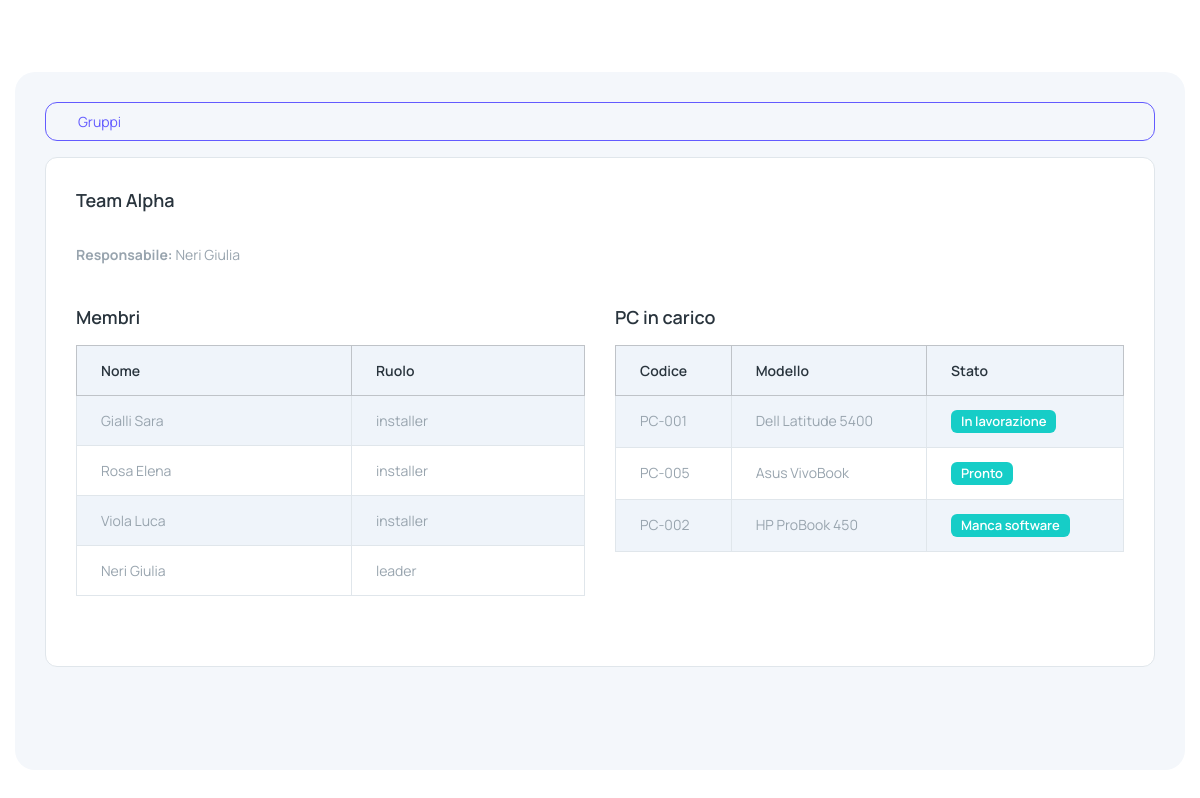
/work-groups/1 (signed in), run on the app's committed database.
### tables this page shows
CREATE TABLE IF NOT EXISTS work_groups (
  id INT AUTO_INCREMENT PRIMARY KEY,
  name VARCHAR(120) NOT NULL,
  leader_student_id INT NOT NULL,
  created_at TIMESTAMP NOT NULL DEFAULT CURRENT_TIMESTAMP,
  updated_at TIMESTAMP NULL DEFAULT NULL ON UPDATE CURRENT_TIMESTAMP,
  CONSTRAINT fk_work_groups_leader FOREIGN KEY (leader_student_id) REFERENCES students(id) ON DELETE RESTRICT ON UPDATE CASCADE
);

CREATE TABLE IF NOT EXISTS students (
  id INT AUTO_INCREMENT PRIMARY KEY,
  first_name VARCHAR(100) NOT NULL,
  last_name VARCHAR(100) NOT NULL,
  email VARCHAR(190) NOT NULL UNIQUE,
  password_hash VARCHAR(255) NOT NULL,
  role ENUM('admin','student') NOT NULL DEFAULT 'student',
  active TINYINT(1) NOT NULL DEFAULT 1,
  created_at TIMESTAMP NOT NULL DEFAULT CURRENT_TIMESTAMP,
  updated_at TIMESTAMP NULL DEFAULT NULL ON UPDATE CURRENT_TIMESTAMP
);

CREATE TABLE IF NOT EXISTS group_members (
  id INT AUTO_INCREMENT PRIMARY KEY,
  group_id INT NOT NULL,
  student_id INT NOT NULL,
  role ENUM('leader','installer') NOT NULL DEFAULT 'installer',
  joined_at TIMESTAMP NOT NULL DEFAULT CURRENT_TIMESTAMP,
  UNIQUE KEY uq_group_member (group_id, student_id),
  CONSTRAINT fk_group_members_group FOREIGN KEY (group_id) REFERENCES work_groups(id) ON DELETE CASCADE ON UPDATE CASCADE,
  CONSTRAINT fk_group_members_student FOREIGN KEY (student_id) REFERENCES students(id) ON DELETE RESTRICT ON UPDATE CASCADE
);

CREATE TABLE IF NOT EXISTS laptops (
  id INT AUTO_INCREMENT PRIMARY KEY,
  code VARCHAR(60) NOT NULL UNIQUE,
  brand_model VARCHAR(150) NOT NULL,
  cpu VARCHAR(120) NULL,
  ram VARCHAR(60) NULL,
  storage VARCHAR(120) NULL,
  screen VARCHAR(120) NULL,
  tech_notes TEXT NULL,
  scratches TEXT NULL,
  physical_condition VARCHAR(120) NULL,
  battery VARCHAR(120) NULL,
  condition_level ENUM('excellent','very_good','good','average','fair','poor') NOT NULL DEFAULT 'good',
  office_license VARCHAR(120) NULL,
  windows_license VARCHAR(120) NULL,
  other_software_request TEXT NULL,
  status ENUM('in_progress','ready','missing_office','missing_software','to_check','delivered') NOT NULL DEFAULT 'in_progress',
  customer_id INT NULL,
  group_id INT NULL,
  last_operator_student_id INT NULL,
  created_at TIMESTAMP NOT NULL DEFAULT CURRENT_TIMESTAMP,
  updated_at TIMESTAMP NULL DEFAULT NULL ON UPDATE CURRENT_TIMESTAMP,
  CONSTRAINT fk_laptops_customer FOREIGN KEY (customer_id) REFERENCES customers(id) ON DELETE SET NULL ON UPDATE CASCADE,
  CONSTRAINT fk_laptops_group FOREIGN KEY (group_id) REFERENCES work_groups(id) ON DELETE SET NULL ON UPDATE CASCADE,
  CONSTRAINT fk_laptops_last_operator FOREIGN KEY (last_operator_student_id) REFERENCES students(id) ON DELETE SET NULL ON UPDATE CASCADE
);

### app/core/Helpers.php (called while the page is built, shortened)
<?php
class Helpers {
  public static function view($template, $data = []) { extract($data); require __DIR__ . '/../views/layout.php'; }
}

### app/controllers/WorkGroupController.php (called while the page is built, shortened)
<?php
class WorkGroupController {
  public function show($id) {
    $wg = new WorkGroup();
    $group = $wg->find($id);
    $members = $wg->members($id);
    $laptops = $wg->laptops($id);
    Helpers::view('work_groups/show', ['title'=>'Gruppo','group'=>$group,'members'=>$members,'laptops'=>$laptops]);
  }
}

### public/index.php (called while the page is built, shortened)
<?php
spl_autoload_register(function($class){
  $prefix = 'App\\';
  $path = __DIR__ . '/../app/' . str_replace('\\', '/', substr($class, strlen($prefix))) . '.php';
});
$router = new Router();
$router->get('/login', [AuthController::class,'loginForm']);
$router->post('/login', [AuthController::class,'login']);
$router->get('/logout', [AuthController::class,'logout']);
$router->get('/', function(){
  if (!Auth::check()) { Helpers::redirect('/login'); }
  $pdo = DB::conn();
  $counts = [];
  $counts['laptops_total'] = (int)$pdo->query('SELECT COUNT(*) c FROM laptops')->fetch()['c'];
  foreach (['ready','in_progress','missing_software','to_check','delivered'] as $st) {
    $stc = $pdo->prepare('SELECT COUNT(*) c FROM laptops WHERE status=?');
    $stc->execute([$st]);
    $counts[$st] = (int)$stc->fetch()['c'];
  }
  $counts['customers_total'] = (int)$pdo->query('SELECT COUNT(*) c FROM customers')->fetch()['c'];
  $counts['students_total'] = (int)$pdo->query('SELECT COUNT(*) c FROM students')->fetch()['c'];
  $counts['groups_total'] = (int)$pdo->query('SELECT COUNT(*) c FROM work_groups')->fetch()['c'];
  Helpers::view('dashboard', ['title'=>'Dashboard','counts'=>$counts]);
});
$router->get('/laptops', [LaptopController::class,'index']);
$router->get('/laptops/export', [LaptopController::class,'export']);
$router->post('/laptops/import', [LaptopController::class,'import']);
$router->get('/laptops/create', [LaptopController::class,'createForm']);
$router->post('/laptops', [LaptopController::class,'store']);
$router->get('/laptops/{id}', [LaptopController::class,'show']);
$router->get('/laptops/{id}/edit', [LaptopController::class,'editForm']);
$router->post('/laptops/{id}/update', [LaptopController::class,'update']);
$router->post('/laptops/{id}/delete', [LaptopController::class,'delete']);
$router->get('/customers', [CustomerController::class,'index']);
$router->get('/customers/export', [CustomerController::class,'export']);
$router->post('/customers/import', [CustomerController::class,'import']);
$router->get('/customers/create', [CustomerController::class,'createForm']);
$router->post('/customers', [CustomerController::class,'store']);
$router->get('/customers/{id}', [CustomerController::class,'show']);
$router->get('/customers/{id}/edit', [CustomerController::class,'editForm']);
$router->post('/customers/{id}/update', [CustomerController::class,'update']);
$router->post('/customers/{id}/delete', [CustomerController::class,'delete']);
$router->get('/students', [StudentController::class,'index']);
$router->get('/students/export', [StudentController::class,'export']);
$router->post('/students/import', [StudentController::class,'import']);
$router->get('/students/create', [StudentController::class,'createForm']);
$router->post('/students', [StudentController::class,'store']);
$router->get('/students/{id}/edit', [StudentController::class,'editForm']);
$router->post('/students/{id}/update', [StudentController::class,'update']);
$router->post('/students/{id}/delete', [StudentController::class,'delete']);
$router->get('/work-groups', [WorkGroupController::class,'index']);
$router->get('/work-groups/create', [WorkGroupController::class,'createForm']);
$router->post('/work-groups', [WorkGroupController::class,'store']);
$router->get('/work-groups/{id}', [WorkGroupController::class,'show']);
$router->get('/work-groups/{id}/edit', [WorkGroupController::class,'editForm']);
$router->post('/work-groups/{id}/update', [WorkGroupController::class,'update']);
$router->post('/work-groups/{id}/add-member', [WorkGroupController::class,'addMember']);
$router->post('/work-groups/{id}/remove-member', [WorkGroupController::class,'removeMember']);
$router->get('/work-groups/export', [WorkGroupController::class,'export']);
$router->post('/work-groups/import', [WorkGroupController::class,'import']);
$router->post('/work-groups/{id}/delete', [WorkGroupController::class,'delete']);
$router->get('/payments', [PaymentController::class,'index']);
$router->get('/payments/create', [PaymentController::class,'createForm']);
$router->post('/payments', [PaymentController::class,'store']);
$router->get('/payments/{id}/edit', [PaymentController::class,'editForm']);
$router->post('/payments/{id}/update', [PaymentController::class,'update']);
$router->post('/payments/{id}/delete', [PaymentController::class,'delete']);
$router->get('/logs', [LogsController::class,'index']);
$router->get('/software', [SoftwareController::class,'index']);
$router->get('/software/create', [SoftwareController::class,'createForm']);
$router->post('/software', [SoftwareController::class,'store']);
$router->get('/software/{id}/edit', [SoftwareController::class,'editForm']);
$router->post('/software/{id}/update', [SoftwareController::class,'update']);
$router->post('/software/{id}/delete', [SoftwareController::class,'delete']);
$router->dispatch();

### app/core/DB.php (called while the page is built, shortened)
<?php
class DB {
  private static $pdo;
  public static function conn() {
    if (!self::$pdo) {
      $config = require __DIR__ . '/../config.php';
      $host = $config['db']['host'];
      $port = $config['db']['port'];
      $name = $config['db']['name'];
      $charset = $config['db']['charset'];
      $dsn = "mysql:host={$host};port={$port};dbname={$name};charset={$charset}";
      $user = $config['db']['user'];
      $pass = $config['db']['pass'];
      self::$pdo = new PDO($dsn, $user, $pass, [
        PDO::ATTR_ERRMODE => PDO::ERRMODE_EXCEPTION,
        PDO::ATTR_DEFAULT_FETCH_MODE => PDO::FETCH_ASSOC,
      ]);
    }
    return self::$pdo;
  }
}

### app/models/Model.php (called while the page is built, shortened)
<?php
class Model {
  public function __construct() { $this->pdo = DB::conn(); }
}

### app/models/WorkGroup.php (called while the page is built, shortened)
<?php
class WorkGroup extends Model {
  public function find($id) {
    $st = $this->pdo->prepare('SELECT wg.*, s.first_name AS leader_first_name, s.last_name AS leader_last_name FROM work_groups wg JOIN students s ON wg.leader_student_id=s.id WHERE wg.id=?');
    $st->execute([$id]);
    return $st->fetch();
  }
  public function members($id) {
    $st = $this->pdo->prepare('SELECT gm.*, st.first_name, st.last_name, st.email FROM group_members gm JOIN students st ON gm.student_id=st.id WHERE gm.group_id=? ORDER BY gm.role DESC, st.last_name');
    $st->execute([$id]);
    return $st->fetchAll();
  }
  public function laptops($id) {
    $st = $this->pdo->prepare('SELECT * FROM laptops WHERE group_id=? ORDER BY status, code');
    $st->execute([$id]);
    return $st->fetchAll();
  }
}

### app/views/work_groups/show.php (the view, shortened to what this page needs)
<div class="row">
  <div class="col-md-12">
    <div class="card">
      <div class="card-body">
        <div class="d-flex justify-content-between align-items-center mb-4">
            <h5 class="card-title fw-semibold"><?php echo htmlspecialchars($group['name']); ?></h5>
        </div>
        <div class="row mb-4">
            <div class="col-md-6">
                <p><strong>Responsabile:</strong> <?php echo htmlspecialchars($group['leader_last_name'].' '.$group['leader_first_name']); ?></p>
            </div>
        </div>
        <div class="row">
          <div class="col-md-6">
            <h5 class="card-title fw-semibold mb-3">Membri</h5>
            <div class="table-responsive mb-4">
              <table class="table table-striped table-bordered text-nowrap">
                <thead class="table-light"><tr><th>Nome</th><th>Ruolo</th><?php if (\App\Core\Auth::isAdmin()) { ?><th>Azioni</th><?php } ?></tr></thead>
                <tbody>
                <?php foreach ($members as $m) { ?>
                  <tr>
                    <td><?php echo htmlspecialchars($m['last_name'].' '.$m['first_name']); ?></td>
                    <td><?php echo htmlspecialchars($m['role']); ?></td>
                  </tr>
                <?php } ?>
                </tbody>
              </table>
            </div>
          </div>
          <div class="col-md-6">
            <h5 class="card-title fw-semibold mb-3">PC in carico</h5>
            <div class="table-responsive">
              <table class="table table-striped table-bordered text-nowrap">
                <thead class="table-light"><tr><th>Codice</th><th>Modello</th><th>Stato</th><?php if (\App\Core\Auth::isAdmin()) { ?><th>Azioni</th><?php } ?></tr></thead>
                <tbody>
                <?php $__status_labels_row = ['in_progress'=>'In lavorazione','ready'=>'Pronto','missing_software'=>'Manca software','to_check'=>'Da verificare','delivered'=>'Consegnato']; foreach ($laptops as $l) { ?>
                  <tr>
                    <td><?php echo htmlspecialchars($l['code']); ?></td>
                    <td><?php echo htmlspecialchars($l['brand_model']); ?></td>
                    <td><span class="badge bg-secondary"><?php echo htmlspecialchars($__status_labels_row[$l['status']] ?? $l['status']); ?></span></td>
                  </tr>
                <?php } ?>
                </tbody>
              </table>
            </div>
          </div>
        </div>
      </div>
    </div>
  </div>
</div>

### app/core/Router.php (shortened to what this page needs)
<?php
class Router {
  private $routes = [];
  public function get($path, $handler) { $this->routes['GET'][$path] = $handler; }
  public function post($path, $handler) { $this->routes['POST'][$path] = $handler; }
  public function dispatch() {
    $method = $_SERVER['REQUEST_METHOD'] ?? 'GET';
    $uri = parse_url($_SERVER['REQUEST_URI'] ?? '/', PHP_URL_PATH);
    $uri = rtrim($uri, '/') ?: '/';
    foreach ($this->routes[$method] ?? [] as $route => $handler) {
      $pattern = preg_replace('#\{[a-zA-Z_]+\}#', '([a-zA-Z0-9_-]+)', $route);
      if (preg_match('#^' . $pattern . '$#', $uri, $matches)) {
        array_shift($matches);
        $this->invoke($handler, $matches);
        return;
      }
    }
  }
  private function invoke($handler, $params = []) {
    if (is_array($handler)) {
      $method = $handler[1];
      $controller = new $class;
      call_user_func_array([$controller, $method], $params);
    }
  }
}

### data on the page
work_groups: name "Team Alpha", leader_student.first_name "Neri Giulia"
group_members: student.first_name "Gialli Sara", role "installer"
group_members: student.first_name "Rosa Elena", role "installer"
group_members: student.first_name "Viola Luca", role "installer"
group_members: student.first_name "Neri Giulia", role "leader"
laptops: code "PC-001", brand_model "Dell Latitude 5400", status "In lavorazione"
laptops: code "PC-005", brand_model "Asus VivoBook", status "Pronto"
laptops: code "PC-002", brand_model "HP ProBook 450", status "Manca software"
